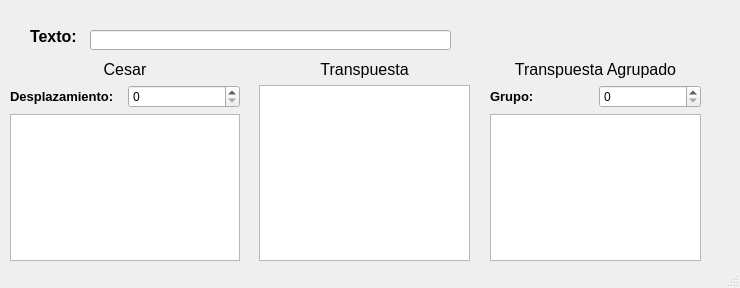
<?xml version="1.0" encoding="UTF-8"?>
<ui version="4.0">
 <class>MainWindow</class>
 <widget class="QMainWindow" name="MainWindow">
  <property name="geometry">
   <rect>
    <x>0</x>
    <y>0</y>
    <width>740</width>
    <height>288</height>
   </rect>
  </property>
  <property name="windowTitle">
   <string>MainWindow</string>
  </property>
  <widget class="QWidget" name="centralwidget">
   <widget class="QLabel" name="labelTexto">
    <property name="geometry">
     <rect>
      <x>30</x>
      <y>30</y>
      <width>47</width>
      <height>13</height>
     </rect>
    </property>
    <property name="font">
     <font>
      <family>Arial</family>
      <pointsize>12</pointsize>
      <weight>75</weight>
      <bold>true</bold>
     </font>
    </property>
    <property name="text">
     <string>Texto:</string>
    </property>
   </widget>
   <widget class="QLineEdit" name="lineText">
    <property name="geometry">
     <rect>
      <x>90</x>
      <y>30</y>
      <width>361</width>
      <height>20</height>
     </rect>
    </property>
   </widget>
   <widget class="QWidget" name="verticalLayoutWidget">
    <property name="geometry">
     <rect>
      <x>10</x>
      <y>60</y>
      <width>230</width>
      <height>201</height>
     </rect>
    </property>
    <layout class="QVBoxLayout" name="LayoutCesar">
     <item>
      <widget class="QLabel" name="label">
       <property name="font">
        <font>
         <family>Arial</family>
         <pointsize>12</pointsize>
        </font>
       </property>
       <property name="text">
        <string>Cesar</string>
       </property>
       <property name="alignment">
        <set>Qt::AlignCenter</set>
       </property>
      </widget>
     </item>
     <item>
      <layout class="QHBoxLayout" name="horizontalLayout">
       <item>
        <widget class="QLabel" name="labelDesplazamiento">
         <property name="font">
          <font>
           <family>Arial</family>
           <pointsize>10</pointsize>
           <weight>75</weight>
           <bold>true</bold>
          </font>
         </property>
         <property name="text">
          <string>Desplazamiento:</string>
         </property>
        </widget>
       </item>
       <item>
        <widget class="QSpinBox" name="spinDesplazamiento"/>
       </item>
      </layout>
     </item>
     <item>
      <widget class="QPlainTextEdit" name="plainResultado"/>
     </item>
    </layout>
   </widget>
   <widget class="QWidget" name="verticalLayoutWidget_2">
    <property name="geometry">
     <rect>
      <x>259</x>
      <y>60</y>
      <width>211</width>
      <height>201</height>
     </rect>
    </property>
    <layout class="QVBoxLayout" name="LayoutTranspuesta">
     <item>
      <widget class="QLabel" name="labelTranspuesta">
       <property name="font">
        <font>
         <family>Arial</family>
         <pointsize>12</pointsize>
        </font>
       </property>
       <property name="text">
        <string>Transpuesta</string>
       </property>
       <property name="alignment">
        <set>Qt::AlignCenter</set>
       </property>
      </widget>
     </item>
     <item>
      <widget class="QPlainTextEdit" name="plainTranspuesta"/>
     </item>
    </layout>
   </widget>
   <widget class="QWidget" name="verticalLayoutWidget_3">
    <property name="geometry">
     <rect>
      <x>490</x>
      <y>60</y>
      <width>211</width>
      <height>201</height>
     </rect>
    </property>
    <layout class="QVBoxLayout" name="verticalLayout">
     <item>
      <widget class="QLabel" name="labelTransPuestaA">
       <property name="font">
        <font>
         <family>Arial</family>
         <pointsize>12</pointsize>
        </font>
       </property>
       <property name="text">
        <string>Transpuesta Agrupado</string>
       </property>
       <property name="alignment">
        <set>Qt::AlignCenter</set>
       </property>
      </widget>
     </item>
     <item>
      <layout class="QHBoxLayout" name="horizontalLayout_2">
       <item>
        <widget class="QLabel" name="labelGrupo">
         <property name="font">
          <font>
           <family>Arial</family>
           <pointsize>10</pointsize>
           <weight>75</weight>
           <bold>true</bold>
          </font>
         </property>
         <property name="text">
          <string>Grupo:</string>
         </property>
        </widget>
       </item>
       <item>
        <widget class="QSpinBox" name="spinGrupo"/>
       </item>
      </layout>
     </item>
     <item>
      <widget class="QPlainTextEdit" name="plainTranspuestaA"/>
     </item>
    </layout>
   </widget>
  </widget>
  <widget class="QStatusBar" name="statusbar"/>
 </widget>
 <resources/>
 <connections/>
</ui>
